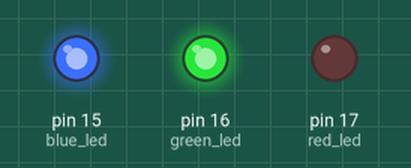
Simulated run of this program. Board: MicroPython board. On the bench: output pins drawn as LEDs (lit = HIGH).

Above: at 0.5 s.
At 1.5 s:
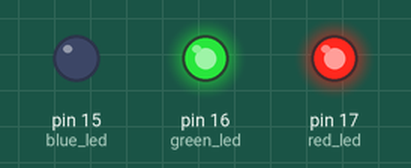
At 5.5 s:
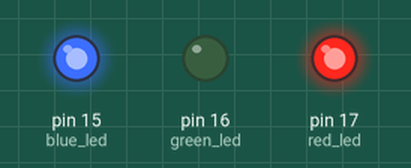
Timing chart, 0 to 6.9 s (numbered marks = the images above):
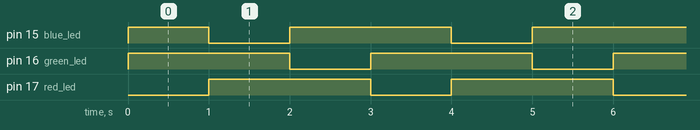

The program:

main_example.py
```python
from machine import Pin,Signal
from micropython import const
import time

LED_RED_PIN = const(17)
LED_GREEN_PIN = const(16)
LED_BLUE_PIN = const(15)

red_led = Pin(LED_RED_PIN,Pin.OUT,value=1)
green_led = Pin(LED_GREEN_PIN,Pin.OUT,value=1)
blue_led = Pin(LED_BLUE_PIN,Pin.OUT,value=1)

while True:
    red_led.value(0)
    blue_led.value(1)
    green_led.value(1)
    time.sleep(1)

    red_led.value(1)
    blue_led.value(0)
    green_led.value(1)
    time.sleep(1)

    red_led.value(1)
    blue_led.value(1)
    green_led.value(0)
    time.sleep(1)
```

Measured:
- by itself, pin 15 (blue_led), pin 16 (green_led), pin 17 (red_led): alternates HIGH for 2.0 s and LOW for 1.0 s
- by itself, everything shown: repeats every 3.0 s, in 3 steps
